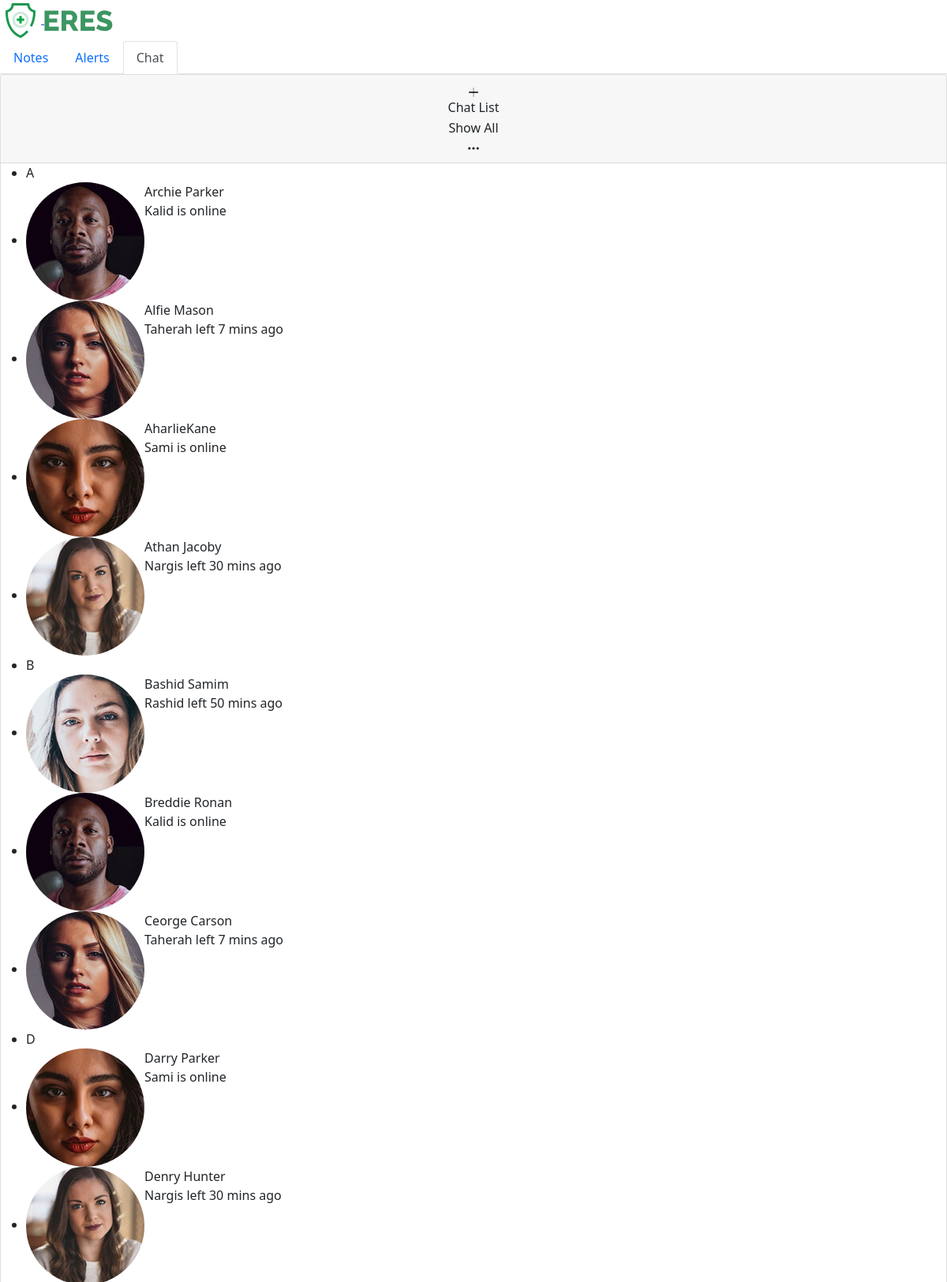
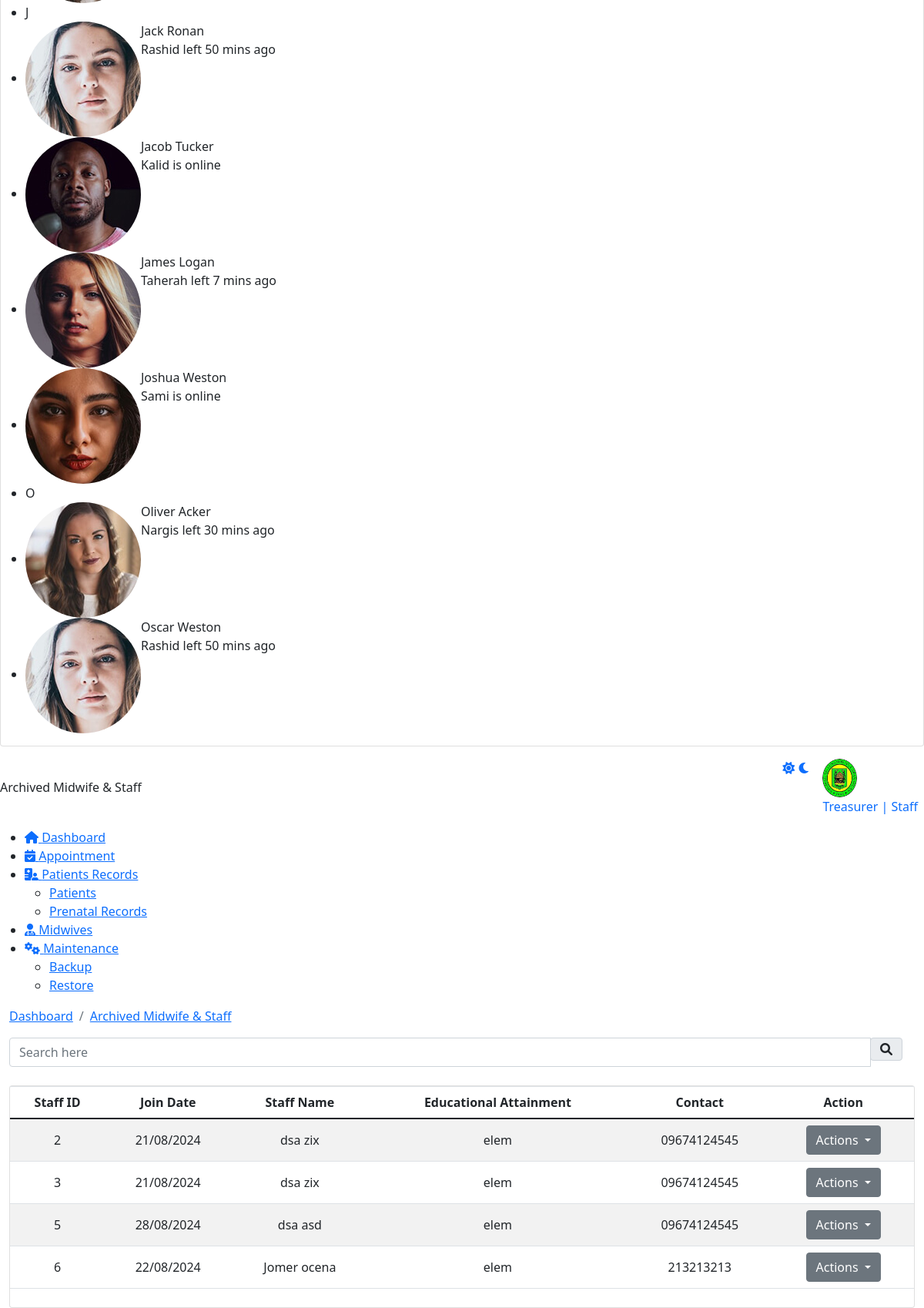
/admin/archive_staff.php (signed in), run on the app's committed database (2 pictures, top to bottom).
### tables this page shows
CREATE TABLE `archive_staff` (
  `staff_id` int(11) NOT NULL,
  `employee_id` varchar(255) DEFAULT NULL,
  `firstName` varchar(255) DEFAULT NULL,
  `middleName` varchar(255) DEFAULT NULL,
  `lastName` varchar(255) DEFAULT NULL,
  `birthDate` date DEFAULT NULL,
  `age` int(11) DEFAULT NULL,
  `gender` varchar(10) DEFAULT NULL,
  `email` varchar(255) DEFAULT NULL,
  `address` text DEFAULT NULL,
  `educ_attainment` varchar(255) DEFAULT NULL,
  `joinDate` date DEFAULT NULL,
  `image` varchar(255) DEFAULT NULL,
  `mobile` varchar(255) DEFAULT NULL,
  PRIMARY KEY (`staff_id`)
);

### admin/archive_staff.php (the view, shortened to what this page needs)
<!DOCTYPE html>
<html lang="en">
<head>
    <link href="https://eres.dexignzone.com/codeigniter/demo/public/assets/vendor/datatables/css/jquery.dataTables.min.css" rel="stylesheet" type="text/css"/>
    <link href="https://eres.dexignzone.com/codeigniter/demo/public/assets/vendor/bootstrap-select/dist/css/bootstrap-select.min.css" rel="stylesheet" type="text/css"/>
    <link class="main-css" href="https://eres.dexignzone.com/codeigniter/demo/public/assets/css/style.css" rel="stylesheet" type="text/css"/>
    <link rel="stylesheet" href="https://cdnjs.cloudflare.com/ajax/libs/font-awesome/6.5.1/css/all.min.css" />
    <link href="https://eres.dexignzone.com/codeigniter/demo/public/assets/vendor/owl-carousel/owl.carousel.css" rel="stylesheet" type="text/css"/>
    <link href="https://eres.dexignzone.com/codeigniter/demo/public/assets/vendor/clockpicker/css/bootstrap-clockpicker.min.css" rel="stylesheet" type="text/css"/>
    <link href="https://eres.dexignzone.com/codeigniter/demo/public/assets/vendor/bootstrap-datetimepicker/css/bootstrap-datetimepicker.min.css" rel="stylesheet" type="text/css"/>
    <link href="https://eres.dexignzone.com/codeigniter/demo/public/assets/vendor/bootstrap-datetimepicker-master/css/bootstrap-datetimepicker.min.css" rel="stylesheet" type="text/css"/>
</head>
<body>
    <div id="main-wrapper">
        <?php include './template/header.php'; ?>
        <?php include './template/chatbot.php'; ?>
        <div class="header">
            <div class="header-content">
                <nav class="navbar navbar-expand">
                    <div class="collapse navbar-collapse justify-content-between">
                        <div class="header-left">
                            <div class="dashboard_bar">Archived Midwife & Staff</div>
                        </div>
                        <?php include './template/header2.php'; ?>
                    </div>
                </nav>
            </div>
        </div>
        <?php include './template/sidebar.php'; ?>
        <div class="content-body">
            <div class="container-fluid">
                <div class="page-titles">
                    <ol class="breadcrumb">
                        <li class="breadcrumb-item"><a href="javascript:void(0)">Dashboard</a></li>
                        <li class="breadcrumb-item active"><a href="javascript:void(0)">Archived Midwife & Staff</a></li>
                    </ol>
                </div>
                <div class="form-head d-flex mb-3 mb-md-4 align-items-start">
                    <div class="input-group search-area ms-auto d-inline-flex me-3">
                        <input type="text" class="form-control" id="searchInput" placeholder="Search here">
                        <div class="input-group-append">
                            <button type="button" class="input-group-text" onclick="searchTable()"><i class="fas fa-search"></i></button>
                        </div>
                    </div>
                </div>
                <?php
                $query = "SELECT * FROM archive_staff";
                $result = mysqli_query($conn, $query);
                ?>
                <div class="row">
                    <div class="col-xl-12">
                        <div class="card">
                            <div class="card-body p-0">
                                <div class="table-responsive">
                                    <table id="example5" class="table table-striped mb-4 dataTablesCard fs-14">
                                        <thead>
                                            <tr>
                                                <th>Staff ID</th>
                                                <th>Join Date</th>
                                                <th>Staff Name</th>
                                                <th>Educational Attainment</th>
                                                <th>Contact</th>
                                                <th>Action</th>
                                            </tr>
                                        </thead>
                                        <tbody>
                                        <?php
                                        if (mysqli_num_rows($result) > 0) {
                                            while ($row = mysqli_fetch_assoc($result)) {
                                                echo "<tr>";
                                                echo '<td>' . $row['staff_id'] . '</td>';
                                                echo '<td>' . date('d/m/Y', strtotime($row['joinDate'])) . '</td>';
                                                echo '<td>' . $row['firstName'] . ' ' . $row['lastName'] . '</td>';
                                                echo '<td>' . $row['educ_attainment'] . '</td>';
                                                echo '<td>' . $row['mobile'] . '</td>';
                                                echo '<td>
                                                        <div class="d-flex align-items-center justify-content-center">
                                                            <div class="dropdown">
                                                                <button class="btn btn-secondary dropdown-toggle" type="button" id="dropdownMenuButton' . $row['staff_id'] . '" data-bs-toggle="dropdown" aria-expanded="false">
                                                                    Actions
                                                                </button>
                                                                <ul class="dropdown-menu dropdown-right" aria-labelledby="dropdownMenuButton' . $row['staff_id'] . '">
                                                                    <li><a class="dropdown-item" href="javascript:void(0);" onclick="restoreStaff(' . $row['staff_id'] . ')">Restore</a></li>
                                                                    <li><a class="dropdown-item text-danger" href="javascript:void(0);" onclick="deleteStaff(' . $row['staff_id'] . ')">Delete Permanently</a></li>
                                                                </ul>
                                                            </div>
                                                        </div>
                                                    </td>';
                                                echo '</tr>';
                                            }
                                        } else {
                                            echo "<tr><td colspan='6'>No archived staff found</td></tr>";
                                        }
                                        ?>
                                        </tbody>
                                    </table>
                                </div>
                            </div>
                        </div>
                    </div>
                </div>
            </div>
        </div>
    </body>
</html>

### admin/archive_staff.php (style rules this page uses)
.table { margin-bottom: 0; }
.table td, .table th { vertical-align: middle; padding: 0.75rem; }
.table thead th { text-align: center; }
.table tbody td { text-align: center; }
.table th, .table td { border-top: 1px solid #dee2e6; }
.table-responsive { overflow-x: auto; }

### data on the page
archive_staff: staff_id "2", joinDate "21/08/2024", firstName "dsa", lastName "zix", educ_attainment "elem", mobile "09674124545"
archive_staff: staff_id "3", joinDate "21/08/2024", firstName "dsa", lastName "zix", educ_attainment "elem", mobile "09674124545"
archive_staff: staff_id "5", joinDate "28/08/2024", firstName "dsa", lastName "asd", educ_attainment "elem", mobile "09674124545"
archive_staff: staff_id "6", joinDate "22/08/2024", firstName "Jomer", lastName "ocena", educ_attainment "elem", mobile "213213213"

### other printed values
$_SESSION['username'] "Treasurer"
$_SESSION['user_type'] "Staff"
